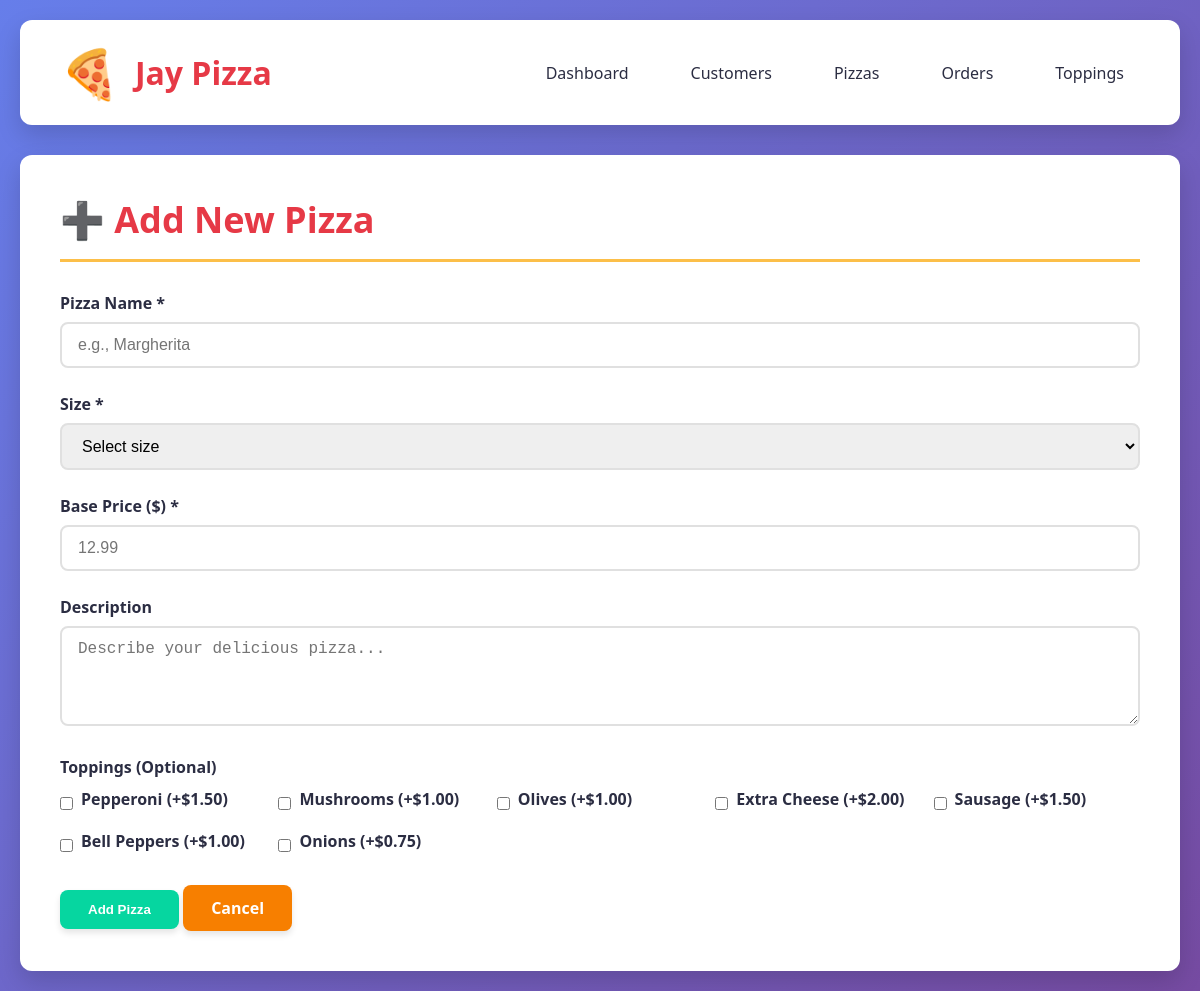
The page /pizza/add on the database its author committed.
### models.py (models this page shows, shortened)
class Topping(Base):
    __tablename__ = 'toppings'
    id = Column(Integer, primary_key=True)
    name = Column(String(50), nullable=False, unique=True)
    price = Column(Float, default=0.0)
    pizzas = relationship('Pizza', secondary=pizza_toppings, back_populates='toppings')

### app.py (the view, shortened to what this page needs)
@app.route('/pizza/add', methods=['GET', 'POST'])
def add_pizza():
    session = get_session()
    try:
        all_toppings = session.query(Topping).all()
        return render_template('add_pizza.html', toppings=all_toppings)
    except Exception as e:
        session.rollback()
        flash(f'Error adding pizza: {str(e)}', 'error')
        return redirect(url_for('pizzas'))
    finally:
        session.close()

### database.py (called while the page is built)
def get_session():
    return SessionLocal()

### templates/add_pizza.html (shortened to what this page needs)
{% extends "base.html" %}
{% block content %}
<h2 class="page-title">➕ Add New Pizza</h2>
<form method="POST" action="{{ url_for('add_pizza') }}">
    <div class="form-group">
        <label for="name">Pizza Name *</label>
        <input type="text" id="name" name="name" required placeholder="e.g., Margherita">
    </div>
    <div class="form-group">
        <label for="size">Size *</label>
        <select id="size" name="size" required>
            <option value="">Select size</option>
        </select>
    </div>
    <div class="form-group">
        <label for="base_price">Base Price ($) *</label>
        <input type="number" id="base_price" name="base_price" step="0.01" min="0" required placeholder="12.99">
    </div>
    <div class="form-group">
        <label for="description">Description</label>
        <textarea id="description" name="description" placeholder="Describe your delicious pizza..."></textarea>
    </div>
    {% if toppings %}
    <div class="form-group">
        <label>Toppings (Optional)</label>
        <div class="checkbox-group">
            {% for topping in toppings %}
            <div class="checkbox-item">
                <input type="checkbox" id="topping_{{ topping.id }}" name="toppings" value="{{ topping.id }}">
                <label for="topping_{{ topping.id }}">{{ topping.name }} (+${{ "%.2f"|format(topping.price) }})</label>
            </div>
            {% endfor %}
        </div>
    </div>
    {% endif %}
    <button type="submit" class="btn btn-success">Add Pizza</button>
    <a href="{{ url_for('pizzas') }}" class="btn btn-secondary">Cancel</a>
</form>
{% endblock %}

### static/style.css (style rules this page uses)
:root { --primary-color: #e63946; --secondary-color: #f77f00; --accent-color: #fcbf49; --dark-color: #2b2d42; --light-color: #edf2f4; --success-color: #06d6a0; --warning-color: #ffd60a; --border-radius: 12px; --shadow: 0 4px 6px rgba(0, 0, 0, 0.1); --shadow-lg: 0 10px 25px rgba(0, 0, 0, 0.15); }
* { margin: 0; padding: 0; box-sizing: border-box; }
body { font-family: 'Segoe UI', Tahoma, Geneva, Verdana, sans-serif; background: linear-gradient(135deg, #667eea 0%, #764ba2 100%); min-height: 100vh; color: var(--dark-color); }
.page-title { font-size: 36px; color: var(--primary-color); margin-bottom: 30px; padding-bottom: 15px; border-bottom: 3px solid var(--accent-color); }
.btn { display: inline-block; padding: 12px 28px; background: var(--primary-color); color: white; text-decoration: none; border-radius: 8px; font-weight: 600; border: none; cursor: pointer; transition: all 0.3s ease; box-shadow: var(--shadow); }
.btn-secondary { background: var(--secondary-color); }
.btn-success { background: var(--success-color); }
.form-group { margin-bottom: 25px; }
.form-group label { display: block; margin-bottom: 8px; font-weight: 600; color: var(--dark-color); }
.form-group input, .form-group select, .form-group textarea { width: 100%; padding: 12px 16px; border: 2px solid #e0e0e0; border-radius: 8px; font-size: 16px; transition: border-color 0.3s ease; }
.form-group textarea { resize: vertical; min-height: 100px; }
.checkbox-group { display: grid; grid-template-columns: repeat(auto-fill, minmax(200px, 1fr)); gap: 12px; margin-top: 10px; }
.checkbox-item { display: flex; align-items: center; gap: 8px; }
.checkbox-item input[type="checkbox"] { width: auto; cursor: pointer; }

### rows shown on the page
Topping: name "Pepperoni", price "1.50"
Topping: name "Mushrooms", price "1.00"
Topping: name "Olives", price "1.00"
Topping: name "Extra Cheese", price "2.00"
Topping: name "Sausage", price "1.50"
Topping: name "Bell Peppers", price "1.00"
Topping: name "Onions", price "0.75"
